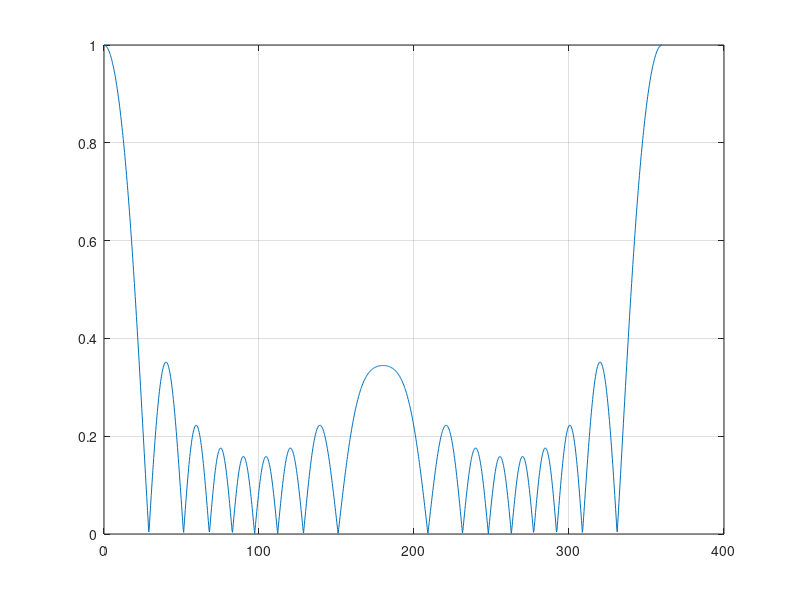
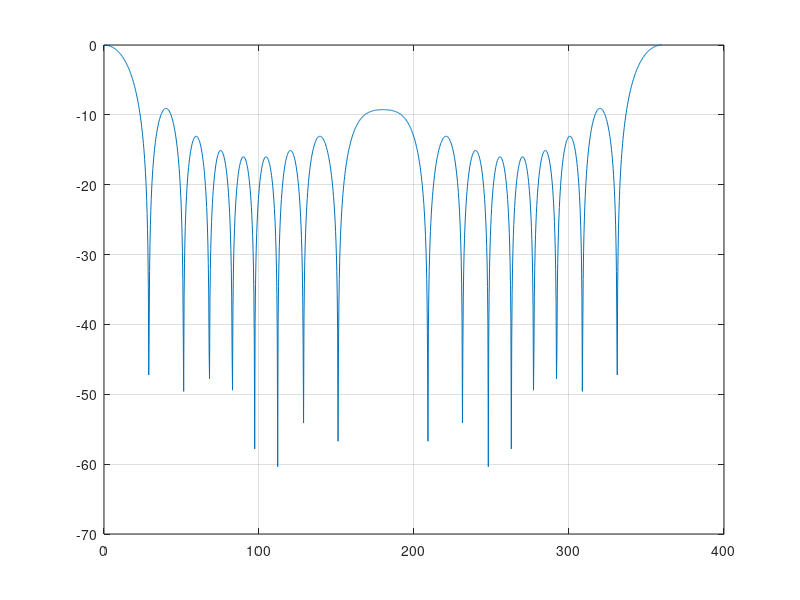

These charts were generated, in order, by the following MATLAB code: (Note: this script raises an error after producing the figures.)
%% uniform isotropic array

% broadside array: N=2, d = 1/2, theta_0 = 90
% endfire array: N=2, d = 1/2, theta_0  = 0
% cardidoid: N=2, d = 1/4, theta_0 = 0 / 180

clear all; close all; clc;

theta = linspace(0,360,1360);

theta_0 = 0; % array scan angle in deg (0...endfire, 90..broadside)
d     = 0.4; % array elements separation in lambda
N     = 10;   % number of elements in array
kd    = 2*pi*d; % 2*pi*lambda*d/lambda = 2*pi*d
alpha = -kd*cosd(theta_0);  % progressive phase along the array in rad.
rad2deg(alpha)

% Hansen-Woodyard increased directivity endfire array
alpha = -(kd+pi/N);
rad2deg(alpha)

psi   = kd.*cosd(theta)+alpha;

AF    = sin(N.*psi./2)./(N.*sin(psi./2)); % Array Factor
AFn   = abs(AF./max(AF));

figure;
plot(theta,abs(AFn));
grid on;

figure;
plot(theta,20*log10(abs(AFn)));
grid on;

figure;
theta_radians = deg2rad(theta);
polarplot(theta_radians,abs(AFn));
